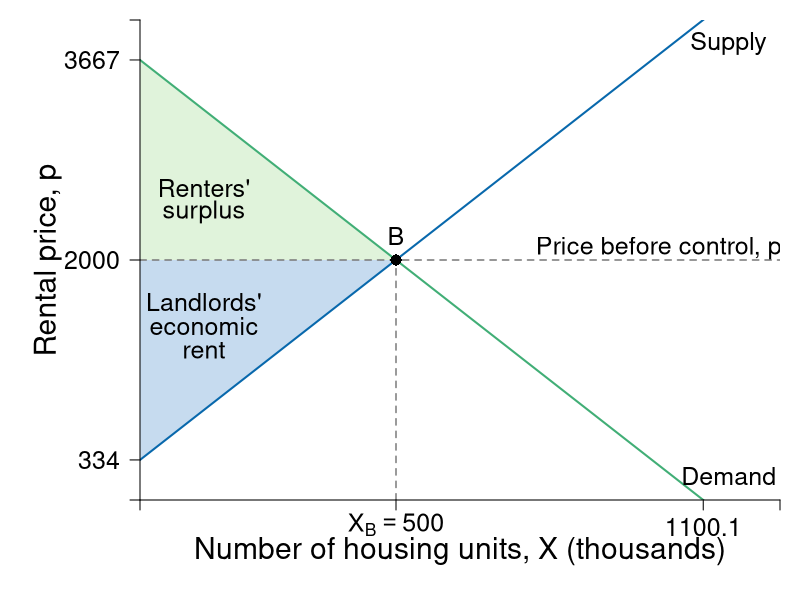

This figure's R source:
require(shape)
pdf(file = "public_mechanism/landlord_no_rc.pdf", width = 9, height = 7)

# Set parameters for graphics
axislabelsize <- 1.8
labelsize <- 1.5
namesize <- 1.8
annotatesize <- 1.5
graphlinewidth <- 2
segmentlinewidth <- 1.5

COL <- c("#7fc97f", "#beaed4", "#fdc086", "#ffff99", "#386cb0", "#f0027f", "#bf5b17", "#666666")
COLA <- c("#e0f3db", "#99d8c9","#66c2a4","#41ae76", "#238b45", "#005824")
COLB <- c("#c6dbef", "#4eb3d3", "#2b8cbe", "#0868ac","#084081")
COLC <- c("#fcfbfd", "#efedf5", "#dadaeb", "#bcbddc", "#9e9ac8", "#807dba", "#6a51a3", "#54278f", "#3f007d")
grays <- gray.colors(25, start = 1, end = 0, alpha = 1)

par(mar =  c(5, 7, 1, 1))

# Demand <- function(x, rmax = 20, xmax = 12, n = 8) {
#   rmax - (rmax/(n*xmax))*x
# }

mrsA <- function(x, rmax = 20, xmax = 10) {
  rmax - (rmax/xmax)*x
}

#uA <- function(x, y, rmax, rmax = 20, xmax = 10) {
#  y + rmax*x - (1/2)(rmax/xmax)*x^2
#}


# Supply <- function(x, c1 = 0.75, c2 = 0.0465){
#   c1 + 4*c2*x
# }

Demand <- function(x, c2 = 3667, m = 10/3) {
  c2 - m*x
}

Supply <- function(x, c1 = 334, m = 10/3){
  c1 + m*x
}

# xlims <- c(0, 130)
# ylims <- c(0, 22)

xlims <- c(0, 1250)
ylims <- c(0, 4000)

npts <- 501 
x <- seq(xlims[1], xlims[2], length.out = npts)
y <- seq(ylims[1], ylims[2], length.out = npts) 
a <- c(46.08, 55, 64)
b <- c(46.08, 55, 64)

plot(0, 0, xlim = xlims, ylim = ylims, type = "n",
     xlab = expression(paste("")),
     ylab = expression(paste("")), 
     xaxt = "n", 
     yaxt = "n", 
     cex.lab = axislabelsize, 
     bty = "n",
     xaxs = "i", 
     yaxs = "i")


ticksy <- c(0, 334, 2000, 3667, ylims[2])
ylabels <- c(NA, 334, 2000, 3667, NA)
ticksx <- c(0, 500, 1100.1, xlims[2])
xlabels <- c(NA, expression(paste(X[B]) == 500), 1100.1, NA)

npts <- 500 
xx1 <- seq(xlims[1], xlims[2], length.out = npts)

#Draw the polygon for landlord surplus
xpoly1 <- c(0, 500, 0)
ypoly1 <- c(2000, 2000, 3667)
polygon(x = xpoly1, y = ypoly1, col=COLA[1], density=NULL, border = NA)


#Draw the polygon for renter loss
# xpoly3 <- c(28.226, 28.226, 48.817)
# ypoly3 <- c( 9.83, 14.1196, 9.83)
# polygon(x = xpoly3, y = ypoly3, col=COLA[1], density=NULL, border = NA)

#Draw the polygon for LL loss
# xpoly4 <- c(28.226, 28.226, 48.817)
# ypoly4 <- c(6, 9.83, 9.83)
# polygon(x = xpoly4, y = ypoly4, col=COLB[1], density=NULL, border = NA)


# Draw now renters surplus
xpoly5 <- c(0, 0, 500)
ypoly5 <- c(2000, 334, 2000)
polygon(x = xpoly5, y = ypoly5, col=COLB[1], density=NULL, border = NA)

#text(51, 5.5, expression(paste("Landlord Surplus Lost")), xpd = TRUE, cex = labelsize) 

#Segments
segments(0, 2000, xlims[2], 2000, lty = 2, grays[20] , lwd = segmentlinewidth)
segments(500, 0, 500, 2000, lty = 2, col = grays[20] , lwd = segmentlinewidth)
#segments(0, 1500, xlims[2], 1500, lty = 2, grays[20] , lwd = segmentlinewidth)

# segments(0, 6, xlims[2], 6, lty = 2, grays[20] , lwd = segmentlinewidth)
# segments(28.226, 0, 28.226, 14.1196, lty = 2, grays[20] , lwd = segmentlinewidth)

#Lines for mrs graph
lines(xx1, Demand(xx1), col = COLA[4], lwd = graphlinewidth)
lines(xx1, Supply(xx1), col = COLB[4], lwd = graphlinewidth)

# Points
points(500, 2000, pch = 16, col = "black", cex = 1.5)
text(500, 2200, expression(paste(B)), xpd = TRUE, cex = labelsize)


# text(1050, 2100, expression("Price before control"), cex = labelsize)
# text(1050, 1400, expression(paste("Rent control price")), cex = labelsize)


#Label axes
mtext(expression(paste("Number of housing units, ", X, " (thousands)")), side=1, line = 2.5, cex = axislabelsize)
text(-180, 0.5*ylims[2], expression(paste("Rental price, ", p)), xpd = TRUE, cex = axislabelsize, srt = 90) 

# Labels
text(125, 1650, expression(paste("Landlords'")), xpd = TRUE, cex = labelsize)
text(125, 1450, expression(paste("economic")), xpd = TRUE, cex = labelsize)
text(125, 1250, expression(paste("rent")), xpd = TRUE, cex = labelsize)

text(125, 2600, expression(paste("Renters'")), xpd = TRUE, cex = labelsize) 
text(125, 2400, expression(paste("surplus")), xpd = TRUE, cex = labelsize)

#text(100, 10.25, expression("Price, Before"), cex = labelsize)
#text(100, 5.5, expression(paste("Rent Control Price")), cex = labelsize)
text(1025, 2100, expression(paste("Price before control, ", p[B])), cex = labelsize)


text(1150, 200, expression("Demand"), cex = labelsize)
text(1150, 3800, expression("Supply"), cex = labelsize)


axis(1, at = ticksx, pos = 0, labels = xlabels, cex.axis = labelsize)
axis(2, at = ticksy, pos = 0, labels = ylabels, las = 1, cex.axis = labelsize)

dev.off()
